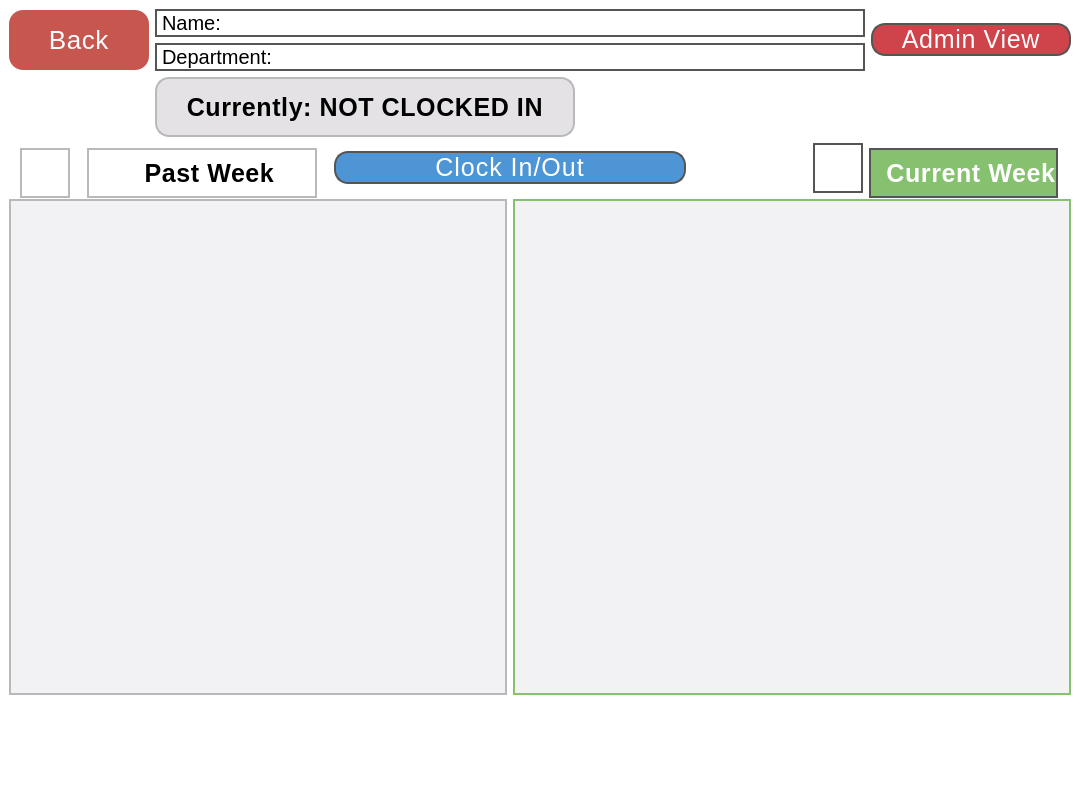
<?xml version="1.0" encoding="UTF-8"?>
<ui version="4.0">
 <class>UserViewWindow</class>
 <widget class="QMainWindow" name="UserViewWindow">
  <property name="geometry">
   <rect>
    <x>0</x>
    <y>0</y>
    <width>1080</width>
    <height>800</height>
   </rect>
  </property>
  <property name="minimumSize">
   <size>
    <width>1080</width>
    <height>800</height>
   </size>
  </property>
  <property name="maximumSize">
   <size>
    <width>1080</width>
    <height>800</height>
   </size>
  </property>
  <property name="font">
   <font>
    <family>Tahoma</family>
   </font>
  </property>
  <property name="windowTitle">
   <string>User View</string>
  </property>
  <property name="accessibleName">
   <string/>
  </property>
  <property name="styleSheet">
   <string notr="true">background-color: white;</string>
  </property>
  <widget class="QWidget" name="centralwidget">
   <property name="minimumSize">
    <size>
     <width>1080</width>
     <height>800</height>
    </size>
   </property>
   <property name="maximumSize">
    <size>
     <width>1080</width>
     <height>800</height>
    </size>
   </property>
   <layout class="QGridLayout" name="gridLayout">
    <item row="2" column="4" colspan="2">
     <layout class="QHBoxLayout" name="horizontalLayout_2">
      <property name="rightMargin">
       <number>13</number>
      </property>
      <item alignment="Qt::AlignmentFlag::AlignRight|Qt::AlignmentFlag::AlignVCenter">
       <widget class="QLabel" name="label_8">
        <property name="minimumSize">
         <size>
          <width>50</width>
          <height>50</height>
         </size>
        </property>
        <property name="maximumSize">
         <size>
          <width>40</width>
          <height>40</height>
         </size>
        </property>
        <property name="font">
         <font>
          <kerning>true</kerning>
         </font>
        </property>
        <property name="styleSheet">
         <string notr="true">border: 2px solid #555; 
</string>
        </property>
        <property name="text">
         <string/>
        </property>
        <property name="pixmap">
         <pixmap>./IMGs/current_week.png</pixmap>
        </property>
        <property name="scaledContents">
         <bool>true</bool>
        </property>
       </widget>
      </item>
      <item>
       <widget class="QLabel" name="label_7">
        <property name="minimumSize">
         <size>
          <width>50</width>
          <height>50</height>
         </size>
        </property>
        <property name="maximumSize">
         <size>
          <width>260</width>
          <height>40</height>
         </size>
        </property>
        <property name="font">
         <font>
          <family>Tahoma</family>
          <pointsize>-1</pointsize>
          <bold>true</bold>
         </font>
        </property>
        <property name="styleSheet">
         <string notr="true">border: 2px solid #555; 
background-color: rgb(133, 193, 111);
color: white; 
letter-spacing: 0.6px; 
font-size: 25px;
</string>
        </property>
        <property name="text">
         <string>  Current Week</string>
        </property>
        <property name="alignment">
         <set>Qt::AlignmentFlag::AlignCenter</set>
        </property>
       </widget>
      </item>
     </layout>
    </item>
    <item row="0" column="1" colspan="4">
     <layout class="QVBoxLayout" name="verticalLayout">
      <item>
       <widget class="QLabel" name="name_label">
        <property name="font">
         <font>
          <family>Tahoma</family>
          <pointsize>-1</pointsize>
         </font>
        </property>
        <property name="styleSheet">
         <string notr="true">border: 2px solid #555; 
background-color: white; 
color: black; 
font-size: 20px;</string>
        </property>
        <property name="text">
         <string>Name: </string>
        </property>
       </widget>
      </item>
      <item>
       <widget class="QLabel" name="department_label">
        <property name="minimumSize">
         <size>
          <width>50</width>
          <height>0</height>
         </size>
        </property>
        <property name="font">
         <font>
          <family>Tahoma</family>
          <pointsize>-1</pointsize>
         </font>
        </property>
        <property name="styleSheet">
         <string notr="true">border: 2px solid #555; 
background-color: white; 
color: black; 
font-size: 20px;</string>
        </property>
        <property name="text">
         <string>Department: </string>
        </property>
       </widget>
      </item>
     </layout>
    </item>
    <item row="0" column="5">
     <widget class="QPushButton" name="admin_view_button">
      <property name="minimumSize">
       <size>
        <width>200</width>
        <height>0</height>
       </size>
      </property>
      <property name="font">
       <font>
        <family>Tahoma</family>
        <pointsize>-1</pointsize>
        <fontweight>DemiBold</fontweight>
       </font>
      </property>
      <property name="styleSheet">
       <string notr="true">border: 2px solid #555; 
border-radius: 14px;
background-color:rgb(207, 67, 74); 
color: white; 
letter-spacing: 0.7px; 
font-size: 25px;</string>
      </property>
      <property name="text">
       <string>Admin View</string>
      </property>
     </widget>
    </item>
    <item row="4" column="2" colspan="2" alignment="Qt::AlignmentFlag::AlignHCenter">
     <widget class="QLabel" name="label_2">
      <property name="minimumSize">
       <size>
        <width>200</width>
        <height>90</height>
       </size>
      </property>
      <property name="maximumSize">
       <size>
        <width>200</width>
        <height>90</height>
       </size>
      </property>
      <property name="font">
       <font>
        <kerning>true</kerning>
       </font>
      </property>
      <property name="text">
       <string/>
      </property>
      <property name="pixmap">
       <pixmap>./IMGs/subbaroo_long_name.jpg</pixmap>
      </property>
      <property name="scaledContents">
       <bool>true</bool>
      </property>
     </widget>
    </item>
    <item row="2" column="2" colspan="2">
     <widget class="QPushButton" name="clock_in_out_button">
      <property name="font">
       <font>
        <family>Tahoma</family>
        <pointsize>-1</pointsize>
        <fontweight>ExtraBold</fontweight>
       </font>
      </property>
      <property name="styleSheet">
       <string notr="true">border: 2px solid #555; 
border-radius: 14px;
background-color: rgb(78, 149, 213); 
color: white; 
letter-spacing: 1px; 
font-size: 25px;</string>
      </property>
      <property name="text">
       <string>Clock In/Out</string>
      </property>
     </widget>
    </item>
    <item row="1" column="1" colspan="4">
     <widget class="QLabel" name="label_3">
      <property name="minimumSize">
       <size>
        <width>420</width>
        <height>60</height>
       </size>
      </property>
      <property name="maximumSize">
       <size>
        <width>420</width>
        <height>60</height>
       </size>
      </property>
      <property name="font">
       <font>
        <family>Tahoma</family>
        <pointsize>-1</pointsize>
        <bold>true</bold>
       </font>
      </property>
      <property name="styleSheet">
       <string notr="true">border: 2px solid rgb(185, 184, 186);
border-radius: 14px;
background-color: rgb(228, 226, 229); 
color: black; 
letter-spacing: 0.6px; 
font-size: 25px;</string>
      </property>
      <property name="text">
       <string>Currently: NOT CLOCKED IN</string>
      </property>
      <property name="alignment">
       <set>Qt::AlignmentFlag::AlignCenter</set>
      </property>
     </widget>
    </item>
    <item row="0" column="0">
     <widget class="QPushButton" name="back_button">
      <property name="minimumSize">
       <size>
        <width>140</width>
        <height>60</height>
       </size>
      </property>
      <property name="maximumSize">
       <size>
        <width>140</width>
        <height>60</height>
       </size>
      </property>
      <property name="font">
       <font>
        <family>Tahoma</family>
        <pointsize>-1</pointsize>
        <fontweight>DemiBold</fontweight>
       </font>
      </property>
      <property name="styleSheet">
       <string notr="true">border-radius: 14px;
background-color: rgb(199, 86, 79);
color: white; 
letter-spacing: 0.6px; 
font-size: 26px;
letter-spacing: .7px; 


</string>
      </property>
      <property name="text">
       <string>Back</string>
      </property>
     </widget>
    </item>
    <item row="3" column="3" colspan="3">
     <widget class="QTableWidget" name="current_week_time_table">
      <property name="font">
       <font>
        <family>Tahoma</family>
       </font>
      </property>
      <property name="styleSheet">
       <string notr="true">background-color: rgb(242, 241, 243);
border: 2px solid rgb(133, 193, 111); 
</string>
      </property>
     </widget>
    </item>
    <item row="3" column="0" colspan="3">
     <widget class="QTableWidget" name="past_week_time_table">
      <property name="font">
       <font>
        <family>Tahoma</family>
       </font>
      </property>
      <property name="styleSheet">
       <string notr="true">background-color: rgb(242, 241, 243);
border: 2px solid rgb(185, 184, 186);
</string>
      </property>
     </widget>
    </item>
    <item row="2" column="0" colspan="2">
     <layout class="QHBoxLayout" name="horizontalLayout">
      <item>
       <widget class="QLabel" name="label_6">
        <property name="minimumSize">
         <size>
          <width>50</width>
          <height>50</height>
         </size>
        </property>
        <property name="maximumSize">
         <size>
          <width>40</width>
          <height>40</height>
         </size>
        </property>
        <property name="font">
         <font>
          <kerning>true</kerning>
         </font>
        </property>
        <property name="styleSheet">
         <string notr="true">border: 2px solid rgb(185, 184, 186);
</string>
        </property>
        <property name="text">
         <string/>
        </property>
        <property name="pixmap">
         <pixmap>./IMGs/past_week.png</pixmap>
        </property>
        <property name="scaledContents">
         <bool>true</bool>
        </property>
       </widget>
      </item>
      <item>
       <widget class="QLabel" name="label_4">
        <property name="minimumSize">
         <size>
          <width>50</width>
          <height>50</height>
         </size>
        </property>
        <property name="maximumSize">
         <size>
          <width>230</width>
          <height>40</height>
         </size>
        </property>
        <property name="font">
         <font>
          <family>Tahoma</family>
          <pointsize>-1</pointsize>
          <bold>true</bold>
         </font>
        </property>
        <property name="styleSheet">
         <string notr="true">border: 2px solid rgb(185, 184, 186);
background-color: white; 
color: black; 
letter-spacing: 0.6px; 
font-size: 25px;</string>
        </property>
        <property name="text">
         <string>  Past Week</string>
        </property>
        <property name="alignment">
         <set>Qt::AlignmentFlag::AlignCenter</set>
        </property>
       </widget>
      </item>
     </layout>
    </item>
   </layout>
  </widget>
 </widget>
 <resources/>
 <connections/>
</ui>
